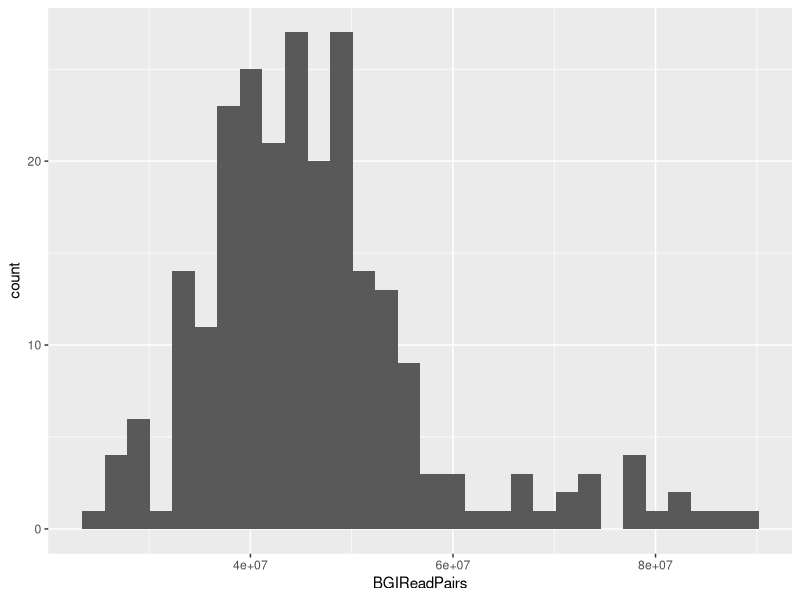

Here is the R script that generated this plot:
library(tidyverse)

sequenced = readLines("data/samples-from-bgi.txt")
acc = read_csv("data/Emelliodora_Accessions.csv")
samp = read_csv("data/Emelliodora_PlantsSamples.csv") %>%
  select(AccessionID, AccessionName, SampleID, SampleName, PlateName, PlateCoordinate) %>%
  filter(grepl("Emelliodora_LB_Block[1234]$", PlateName)) %>%
  mutate(PlateName = sub("Emelliodora_LB_Block", "", PlateName),
         PlateCoordinate=sub("([A-H])(\\d)$", "\\10\\2", PlateCoordinate),
         AnonName = sprintf("LBM0%s%s", PlateName, PlateCoordinate)) %>%
  select(-PlateName, -PlateCoordinate)
readstat = read_tsv("data/readstats.tsv") %>%
  mutate(ID = basename(dirname(r1_file))) %>%
  select(ID, BGIReadPairs=read_pairs)

acc = acc %>%
  select(AccessionID, PopulationName, Latitude, Longitude, Altitude)

meta = left_join(samp, acc, by="AccessionID") %>%
  mutate(HaveBGISeq = AnonName %in% sequenced) %>%
  left_join(readstat, by=c("AnonName"="ID")) %>%
  mutate_if(is.factor, fct_drop)

write_csv(meta, "BGIseq-metadata.csv")    

pop.summ = meta %>%
  group_by(PopulationName) %>%
  summarise(N=n(), NSeq=sum(HaveBGISeq))


summary(meta$BGIReadPairs)
ggplot(meta, aes(BGIReadPairs)) +
  geom_histogram()
